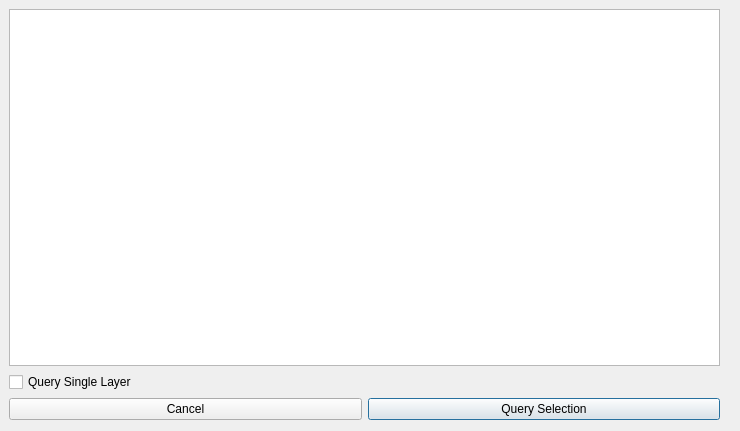
<?xml version="1.0" encoding="UTF-8"?>
<ui version="4.0">
 <class>AdvancedQueryDialog</class>
 <widget class="QDialog" name="AdvancedQueryDialog">
  <property name="geometry">
   <rect>
    <x>0</x>
    <y>0</y>
    <width>740</width>
    <height>431</height>
   </rect>
  </property>
  <property name="windowTitle">
   <string>Advanced Query Dialog</string>
  </property>
  <widget class="QWidget" name="gridLayoutWidget">
   <property name="geometry">
    <rect>
     <x>9</x>
     <y>9</y>
     <width>711</width>
     <height>411</height>
    </rect>
   </property>
   <layout class="QGridLayout" name="gridLayout">
    <item row="2" column="1">
     <widget class="QPushButton" name="queryButton">
      <property name="text">
       <string>Query Selection</string>
      </property>
     </widget>
    </item>
    <item row="0" column="0" colspan="2">
     <widget class="QTableView" name="tableView"/>
    </item>
    <item row="2" column="0">
     <widget class="QPushButton" name="cancelButton">
      <property name="text">
       <string>Cancel</string>
      </property>
     </widget>
    </item>
    <item row="1" column="0">
     <widget class="QCheckBox" name="checkBox">
      <property name="text">
       <string>Query Single Layer</string>
      </property>
     </widget>
    </item>
   </layout>
  </widget>
 </widget>
 <resources/>
 <connections/>
</ui>
